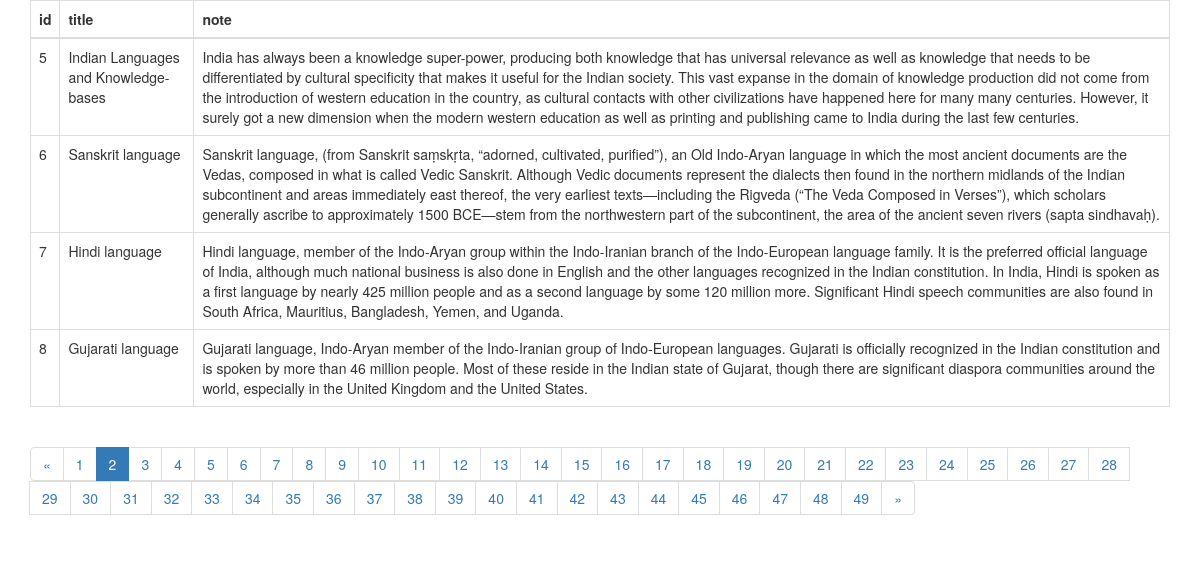
The page /note/pagination/?page=2 on the database its author committed.
### fundoonotes/models.py (models this page shows, shortened)
class Note(models.Model):
    user = models.ForeignKey(Fundoo, on_delete=models.CASCADE, related_name='user', null=True)
    title = models.CharField(max_length=999, blank=True)
    note = models.CharField(max_length=2999)
    label = models.ManyToManyField(Label, related_name='label', blank=True)
    collaborator = models.ManyToManyField(Fundoo, related_name='collaborator', blank=True)
    image = models.ImageField(blank=True, null=True, upload_to='media')
    reminder = models.DateTimeField(blank=True, null=True)
    color = models.CharField(blank=True, null=True, max_length=10)
    is_archive = models.BooleanField("is_archive", default=False)
    is_trashed = models.BooleanField("is_trashed", default=False)
    is_pin = models.BooleanField("is_pin", default=False)

### fundoonotes/views.py (the view)
# urls.py: path('note/pagination/', views.PaginationForNotes.as_view(), name='pagination'),
class PaginationForNotes(GenericAPIView):
    def get(self, request, *args, **kwargs):
        try:
            note_list = Note.objects.all()
            paginator = Paginator(note_list, 4)
            page = request.GET.get('page', 1)
            notes = paginator.page(page)
        except PageNotAnInteger:
            notes = paginator.page(1)
        except EmptyPage:
            notes = paginator.page(paginator.num_pages)
        except Exception as e:
            logger.error("Something went wrong" + str(e))
            smd = SMD_Response()
            return HttpResponse(smd, status=status.HTTP_400_BAD_REQUEST)
        return render(request, 'fundoonotes/pagination.html', {'notes': notes})

### templates/fundoonotes/pagination.html (shortened to what this page needs)
<!DOCTYPE html>
<html lang="en">
<head>
    <link rel="stylesheet" href="https://maxcdn.bootstrapcdn.com/bootstrap/3.4.0/css/bootstrap.min.css">
</head>
<body>
<div class="container">
<table class="table table-bordered">
  <thead>
    <tr>
      <th>id</th>
      <th>title</th>
      <th>note</th>
    </tr>
  </thead>
  <tbody>
    {% for note in notes %}
      <tr>
        <td>{{ note.id }}</td>
        <td>{{ note.title }}</td>
        <td>{{ note.note }}</td>
      </tr>
    {% endfor %}
  </tbody>
</table>
{% if notes.has_other_pages %}
  <ul class="pagination">
    {% if notes.has_previous %}
      <li><a href="?page={{ notes.previous_page_number }}">&laquo;</a></li>
    {% else %}
      <li class="disabled"><span>&laquo;</span></li>
    {% endif %}
    {% for i in notes.paginator.page_range %}
      {% if notes.number == i %}
        <li class="active"><span>{{ i }} <span class="sr-only">(current)</span></span></li>
      {% else %}
        <li><a href="?page={{ i }}">{{ i }}</a></li>
      {% endif %}
    {% endfor %}
    {% if notes.has_next %}
      <li><a href="?page={{ notes.next_page_number }}">&raquo;</a></li>
    {% else %}
      <li class="disabled"><span>&raquo;</span></li>
    {% endif %}
  </ul>
{% endif %}
</div>
</body>
</html>

### rows shown on the page
Note: id "5", title "Indian Languages and Knowledge-bases", note "India has always been a knowledge super-power, producing both knowledge that has universal relevance as well as knowledge that needs to be differentiated by cultural specificity that makes it useful for the Indian society. This vast expanse in the domain of knowledge production did not come from the introduction of western education in the country, as cultural contacts with other civilizations have happened here for many many centuries. However, it surely got a new dimension when the modern western education as well as printing and publishing came to India during the last few centuries."
Note: id "6", title "Sanskrit language", note "Sanskrit language, (from Sanskrit saṃskṛta, “adorned, cultivated, purified”), an Old Indo-Aryan language in which the most ancient documents are the Vedas, composed in what is called Vedic Sanskrit. Although Vedic documents represent the dialects then found in the northern midlands of the Indian subcontinent and areas immediately east thereof, the very earliest texts—including the Rigveda (“The Veda Composed in Verses”), which scholars generally ascribe to approximately 1500 BCE—stem from the northwestern part of the subcontinent, the area of the ancient seven rivers (sapta sindhavaḥ)."
Note: id "7", title "Hindi language", note "Hindi language, member of the Indo-Aryan group within the Indo-Iranian branch of the Indo-European language family. It is the preferred official language of India, although much national business is also done in English and the other languages recognized in the Indian constitution. In India, Hindi is spoken as a first language by nearly 425 million people and as a second language by some 120 million more. Significant Hindi speech communities are also found in South Africa, Mauritius, Bangladesh, Yemen, and Uganda."
Note: id "8", title "Gujarati language", note "Gujarati language, Indo-Aryan member of the Indo-Iranian group of Indo-European languages. Gujarati is officially recognized in the Indian constitution and is spoken by more than 46 million people. Most of these reside in the Indian state of Gujarat, though there are significant diaspora communities around the world, especially in the United Kingdom and the United States."

### other values the page prints
{{ i }} "1" "3" "4" "5" "6" "7" "8" "9" "10" "11" "12" "13" "14" "15" "16" "17" "18" "19" "20" "21" "22" "23" "24" "25" "26" "27" "28" "29" "30" "31" "32" "33" "34" "35" "36" "37" "38" "39" "40" "41" "42" "43" "44" "45" "46" "47" "48" "49"
{{ i }} "2"
